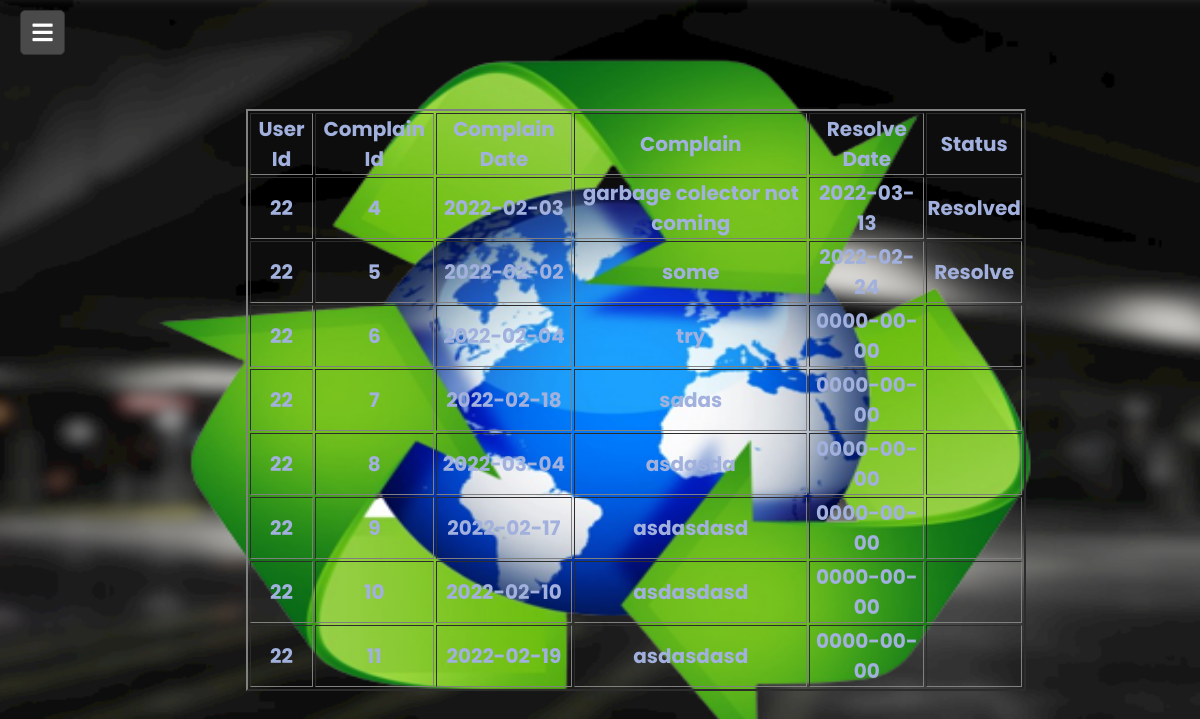
Screenshot of /dbms/forms/ac.php (signed in) with the database file from the repository.
### tables this page shows
CREATE TABLE `complain` (
  `complain_id` int(11) NOT NULL,
  `complain_date` date NOT NULL,
  `complain_message` varchar(255) NOT NULL,
  `complain_resolve_date` date NOT NULL,
  `complain_status` varchar(25) NOT NULL,
  `user_id` int(11) NOT NULL
);

### dbms/forms/ac.php (the view, shortened to what this page needs)
<!DOCTYPE html>
<html lang="en">
<head>
    <link rel="stylesheet" href="ac.css">
    <link rel="stylesheet" href="https://cdnjs.cloudflare.com/ajax/libs/font-awesome/5.15.3/css/all.min.css"/>
</head>
<body>
<div class="wrapper">
         <label for="btn" class="menu-btn">
         <i class="fas fa-bars"></i>
         </label>
      </div>
      <div class="content">
         <div class="header">
         <table border='2'>
            <tr>
            <th>User Id</th>
            <th>Complain Id</th>
            <th>Complain Date</th>
            <th>Complain</th>
            <th>Resolve Date</th>
            <th>Status</th>
      <?php
      include 'config.php';
      $query = "select * from complain ";
      $data = mysqli_query($conn,$query);
      $total = mysqli_num_rows($data);
      if($total!=0)
      {
         while(($result=mysqli_fetch_assoc($data)))
         {
            echo "
            <tr>
            <td>".$result['user_id']."</td>
            <td>".$result['complain_id']."</td>
            <td>".$result['complain_date']."</td>
            <td>".$result['complain_message']."</td>
            <td>".$result['complain_resolve_date']."</td>
            <td>".$result['complain_status']."</td>
            </tr>
            ";
         }
      }
?>
         </div>
      </div>
</body>
</html>

### dbms/forms/ac.css (style rules this page uses)
* { margin: 0; padding: 0; box-sizing: border-box; font-family: 'Poppins', sans-serif; }
body { background: url(wm1.png) no-repeat center center fixed; background-size: 100% 100%; }
.header { color:rgb(161, 176, 221); }
.wrapper { height: 100%; width: 300px; position: relative; }
.wrapper .menu-btn { position: absolute; left: 20px; top: 10px; background: #4a4a4a; color: #fff; height: 45px; width: 45px; z-index: 9999; border: 1px solid #333; border-radius: 5px; cursor: pointer; display: flex; align-items: center; justify-content: center; transition: all 0.3s ease; }
.wrapper .menu-btn i { position: absolute; font-size: 23px; transition: all 0.3s ease; }
.content { position: absolute; top: 50%; left: 53%; transform: translate(-50%,-50%); color: #202020; z-index: -1; width: 65%; text-align: center; }
.content .header { font-size: 20px; font-weight: 700; }

### rows the page displays
complain: user "22", complain_id "4", complain_date "2022-02-03", complain_message "garbage colector not coming", complain_resolve_date "2022-03-13", complain_status "Resolved"
complain: user "22", complain_id "5", complain_date "2022-02-02", complain_message "some", complain_resolve_date "2022-02-24", complain_status "Resolve"
complain: user "22", complain_id "6", complain_date "2022-02-04", complain_message "try", complain_resolve_date "0000-00-00"
complain: user "22", complain_id "7", complain_date "2022-02-18", complain_message "sadas", complain_resolve_date "0000-00-00"
complain: user "22", complain_id "8", complain_date "2022-03-04", complain_message "asdasda", complain_resolve_date "0000-00-00"
complain: user "22", complain_id "9", complain_date "2022-02-17", complain_message "asdasdasd", complain_resolve_date "0000-00-00"
complain: user "22", complain_date "2022-02-10", complain_message "asdasdasd", complain_resolve_date "0000-00-00"
complain: user "22", complain_date "2022-02-19", complain_message "asdasdasd", complain_resolve_date "0000-00-00"
